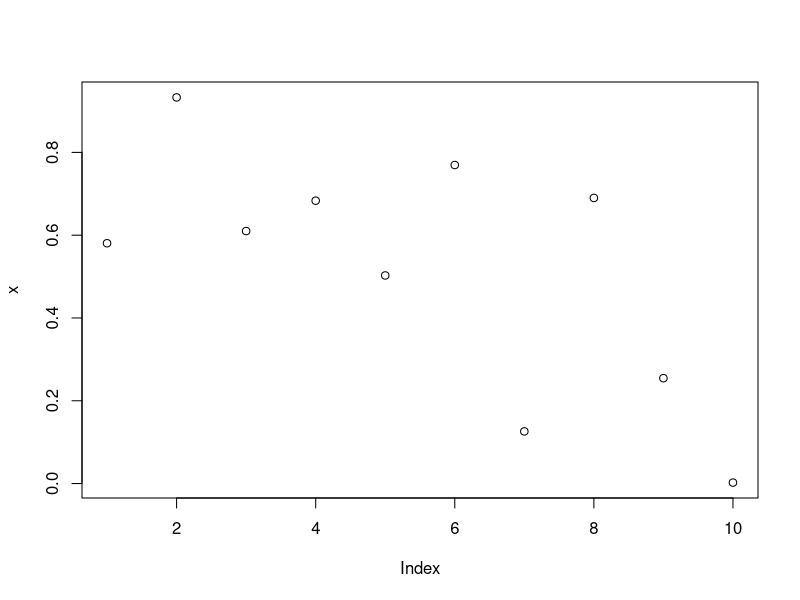

Generate this figure with R:
## ---- chunk 1
x <- runif(10)
y <- rnorm(10, x, 1)
df <- data.frame(x, y)
df
## ---- chunk 2
plot(x)
